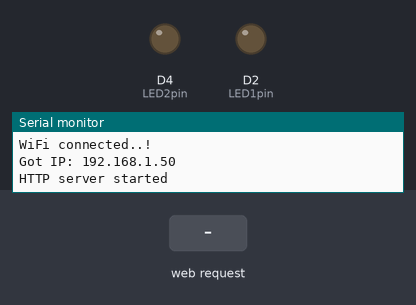
This sketch was run on a simulated ESP8266 (NodeMCU). On the bench: output pins drawn as LEDs (lit = HIGH), the last lines printed to the serial monitor. The inputs (shaded band) are chosen by the test bench. WiFi joins after 1.5 s; servers stay silent unless stated.

Above: at 3.3 s.
3.4 s: HTTP request GET /led1on received
At 4.6 s:
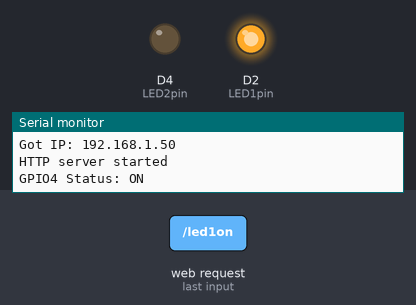
4.9 s: HTTP request GET /led2on received
At 5.9 s:
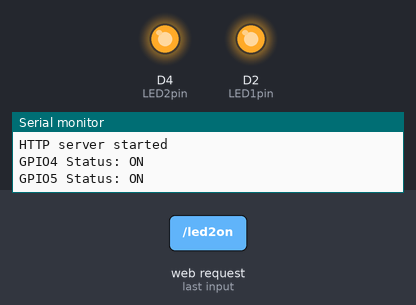
6.4 s: HTTP request GET /led1off received
At 7.1 s:
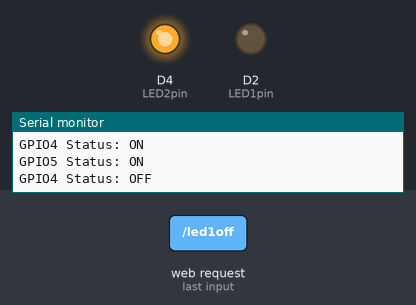
7.9 s: HTTP request GET /led2off received
At 8.2 s:
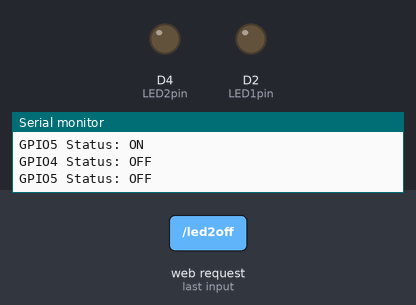
Timing chart, 0 to 10.4 s (numbered marks = the images above; inputs shaded):
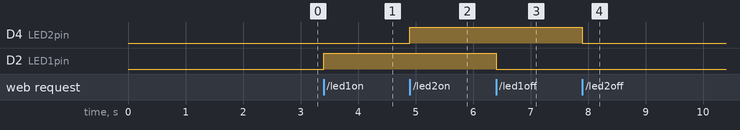

The sketch:

wheather_report_with_led.ino
```cpp
#include <ESP8266WiFi.h>
#include <ESP8266WebServer.h>
#include "DHTesp.h"


/*Put your SSID & Password*/
const char* ssid = "Viswanth";  // Enter SSID here
const char* password = "jasthiuha";  //Enter Password here

ESP8266WebServer server(80);

DHTesp dht;

float Temperature;
float Humidity;

int LED1pin = D2;
bool LED1status = LOW;

int LED2pin = D4;
bool LED2status = LOW;

void setup() {
  Serial.begin(9600);
  delay(100);
  dht.setup(D0, DHTesp::DHT11);
 pinMode(LED1pin, OUTPUT);
  pinMode(LED2pin, OUTPUT);
  Serial.println("Connecting to ");
  Serial.println(ssid);

  //connect to your local wi-fi network
  WiFi.begin(ssid, password);

  //check wi-fi is connected to wi-fi network
  while (WiFi.status() != WL_CONNECTED) {
  delay(1000);
  Serial.print(".");
  }
  Serial.println("");
  Serial.println("WiFi connected..!");
  Serial.print("Got IP: ");  Serial.println(WiFi.localIP());

  server.on("/", handle_OnConnect);
  server.on("/led1on", handle_led1on);
  server.on("/led1off", handle_led1off);
  server.on("/led2on", handle_led2on);
  server.on("/led2off", handle_led2off);
  server.onNotFound(handle_NotFound);

  server.begin();
  Serial.println("HTTP server started");

}
void loop() {

  server.handleClient();
    if(LED1status)
  {digitalWrite(LED1pin, HIGH);}
  else
  {digitalWrite(LED1pin, LOW);}

  if(LED2status)
  {digitalWrite(LED2pin, HIGH);}
  else
  {digitalWrite(LED2pin, LOW);}

}

void handle_OnConnect() {

 Temperature = dht.getTemperature(); // Gets the values of the temperature
  Humidity = dht.getHumidity(); // Gets the values of the humidity
    LED1status = LOW;
  LED2status = LOW;
  Serial.println("GPIO4 Status: OFF | GPIO5 Status: OFF");
  server.send(200, "text/html", SendHTML1(LED1status,LED2status));
  server.send(200, "text/html", SendHTML2(Temperature,Humidity));
}
void handle_led1on() {
  LED1status = HIGH;
  Serial.println("GPIO4 Status: ON");
  server.send(200, "text/html", SendHTML1(true,LED2status));
}

void handle_led1off() {
  LED1status = LOW;
  Serial.println("GPIO4 Status: OFF");
  server.send(200, "text/html", SendHTML1(false,LED2status));
}

void handle_led2on() {
  LED2status = HIGH;
  Serial.println("GPIO5 Status: ON");
  server.send(200, "text/html", SendHTML1(LED1status,true));
}

void handle_led2off() {
  LED2status = LOW;
  Serial.println("GPIO5 Status: OFF");
  server.send(200, "text/html", SendHTML1(LED1status,false));
}

void handle_NotFound(){
  server.send(404, "text/plain", "Not found");
}

String SendHTML2(float Temperaturestat,float Humiditystat){
  String ptr = "<!DOCTYPE html> <html>\n";
  ptr +="<head><meta name=\"viewport\" content=\"width=device-width, initial-scale=1.0, user-scalable=no\">\n";
  ptr +="<title>ESP8266 Weather Report</title>\n";
  ptr +="<style>html { font-family: Helvetica; display: inline-block; margin: 0px auto; text-align: center;}\n";
  ptr +="body{margin-top: 50px;} h1 {color: #444444;margin: 50px auto 30px;}\n";
  ptr +="p {font-size: 24px;color: #444444;margin-bottom: 10px;}\n";
  ptr +="</style>\n";
  ptr +="</head>\n";
  ptr +="<body>\n";
  ptr +="<div id=\"webpage\">\n";
  ptr +="<h1>ESP8266 NodeMCU Weather Report</h1>\n";

  ptr +="<p>Temperature: ";
  ptr +=(float)Temperaturestat;
  ptr +="°C</p>";
  ptr +="<p>Humidity: ";
  ptr +=(float)Humiditystat;
  ptr +="%</p>";
  ptr +="</div>\n";
  ptr +="</body>\n";
  ptr +="</html>\n";
  return ptr;
}
String SendHTML1(uint8_t led1stat,uint8_t led2stat){
  String ptr = "<!DOCTYPE html> <html>\n";
  ptr +="<head><meta name=\"viewport\" content=\"width=device-width, initial-scale=1.0, user-scalable=no\">\n";
  ptr +="<title>LED Control</title>\n";
  ptr +="<style>html { font-family: Helvetica; display: inline-block; margin: 0px auto; text-align: center;}\n";
  ptr +="body{margin-top: 50px;} h1 {color: #444444;margin: 50px auto 30px;} h3 {color: #444444;margin-bottom: 50px;}\n";
  ptr +=".button {display: block;width: 80px;background-color: #3498db;border: none;color: white;padding: 13px 30px;text-decoration: none;font-size: 25px;margin: 0px auto 35px;cursor: pointer;border-radius: 4px;}\n";
  ptr +=".button-on {background-color: #3498db;}\n";
  ptr +=".button-on:active {background-color: #2980b9;}\n";
  ptr +=".button-off {background-color: #34495e;}\n";
  ptr +=".button-off:active {background-color: #2c3e50;}\n";
  ptr +="p {font-size: 14px;color: #888;margin-bottom: 10px;}\n";
  ptr +="</style>\n";
  ptr +="</head>\n";
  ptr +="<body>\n";
  ptr +="<h1>Nodemcu Web Server</h1>\n";
  //ptr +="<h3>Using Access Point(AP) Mode</h3>\n";

   if(led1stat)
  {ptr +="<p>LED1 Status: ON</p><a class=\"button button-off\" href=\"/led1off\">OFF</a>\n";}
  else
  {ptr +="<p>LED1 Status: OFF</p><a class=\"button button-on\" href=\"/led1on\">ON</a>\n";}

  if(led2stat)
  {ptr +="<p>LED2 Status: ON</p><a class=\"button button-off\" href=\"/led2off\">OFF</a>\n";}
  else
  {ptr +="<p>LED2 Status: OFF</p><a class=\"button button-on\" href=\"/led2on\">ON</a>\n";}

  ptr +="</body>\n";
  ptr +="</html>\n";
  return ptr;
}
```

Measured:
- after the input at 3.4 s, D2 (LED1pin): LOW → HIGH at once
- after the input at 4.9 s, D4 (LED2pin): LOW → HIGH at once
- after the input at 6.4 s, D2 (LED1pin): HIGH → LOW at once
- after the input at 7.9 s, D4 (LED2pin): HIGH → LOW at once
